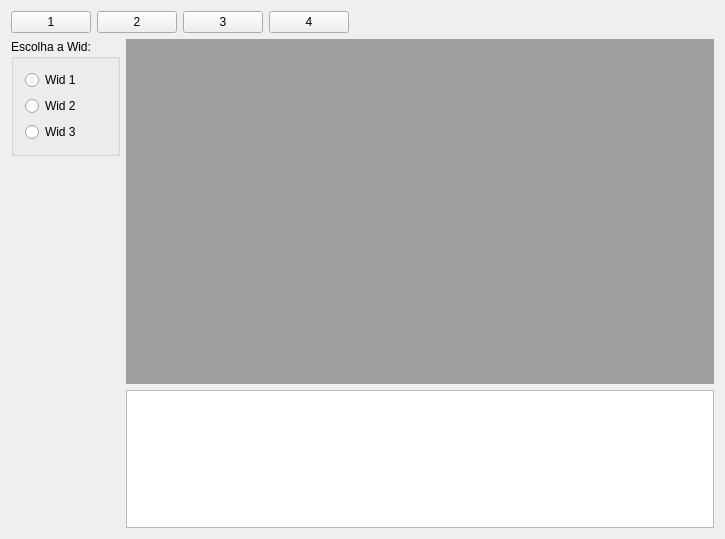
<?xml version="1.0" encoding="UTF-8"?>
<ui version="4.0">
 <class>Widget</class>
 <widget class="QWidget" name="Widget">
  <property name="geometry">
   <rect>
    <x>0</x>
    <y>0</y>
    <width>725</width>
    <height>539</height>
   </rect>
  </property>
  <property name="windowTitle">
   <string>Widget</string>
  </property>
  <layout class="QVBoxLayout" name="verticalLayout_3">
   <item>
    <layout class="QHBoxLayout" name="horizontalLayout">
     <item>
      <widget class="QPushButton" name="pushButton">
       <property name="text">
        <string>1</string>
       </property>
      </widget>
     </item>
     <item>
      <widget class="QPushButton" name="pushButton_2">
       <property name="text">
        <string>2</string>
       </property>
      </widget>
     </item>
     <item>
      <widget class="QPushButton" name="pushButton_3">
       <property name="text">
        <string>3</string>
       </property>
      </widget>
     </item>
     <item>
      <widget class="QPushButton" name="pushButton_4">
       <property name="text">
        <string>4</string>
       </property>
      </widget>
     </item>
     <item>
      <spacer name="horizontalSpacer">
       <property name="orientation">
        <enum>Qt::Horizontal</enum>
       </property>
       <property name="sizeHint" stdset="0">
        <size>
         <width>40</width>
         <height>20</height>
        </size>
       </property>
      </spacer>
     </item>
    </layout>
   </item>
   <item>
    <layout class="QHBoxLayout" name="horizontalLayout_2">
     <item>
      <layout class="QVBoxLayout" name="verticalLayout">
       <item>
        <widget class="QGroupBox" name="groupBox">
         <property name="title">
          <string>Escolha a Wid:</string>
         </property>
         <layout class="QVBoxLayout" name="verticalLayout_4">
          <item>
           <widget class="QRadioButton" name="radioButton">
            <property name="text">
             <string>Wid 1</string>
            </property>
           </widget>
          </item>
          <item>
           <widget class="QRadioButton" name="radioButton_3">
            <property name="text">
             <string>Wid 2</string>
            </property>
           </widget>
          </item>
          <item>
           <widget class="QRadioButton" name="radioButton_2">
            <property name="text">
             <string>Wid 3</string>
            </property>
           </widget>
          </item>
         </layout>
        </widget>
       </item>
       <item>
        <spacer name="verticalSpacer">
         <property name="orientation">
          <enum>Qt::Vertical</enum>
         </property>
         <property name="sizeHint" stdset="0">
          <size>
           <width>20</width>
           <height>40</height>
          </size>
         </property>
        </spacer>
       </item>
      </layout>
     </item>
     <item>
      <layout class="QVBoxLayout" name="verticalLayout_2">
       <item>
        <widget class="QMdiArea" name="mdiArea"/>
       </item>
       <item>
        <widget class="QListView" name="listView"/>
       </item>
      </layout>
     </item>
    </layout>
   </item>
  </layout>
 </widget>
 <layoutdefault spacing="6" margin="11"/>
 <resources/>
 <connections/>
</ui>
